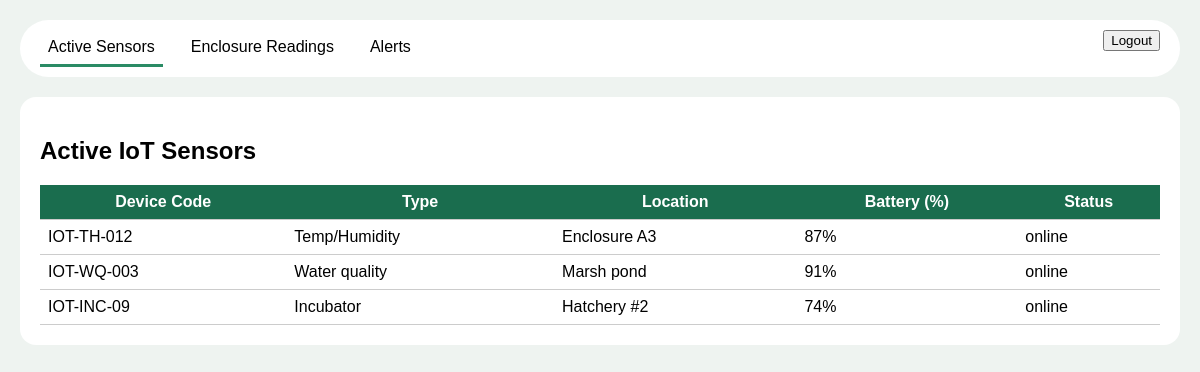
The app's page /backEnd/pages/iot_dashboard.php (signed in) with its own data.
### tables this page shows
CREATE TABLE `iot_devices` (
  `device_id`     int(11)     NOT NULL AUTO_INCREMENT,
  `device_code`   varchar(50) NOT NULL,
  `device_type`   enum('Temp/Humidity','Water quality','Incubator','Light','CO2','Other') NOT NULL,
  `location`      varchar(100) DEFAULT NULL,
  `battery_level` int(11)      DEFAULT NULL CHECK (`battery_level` BETWEEN 0 AND 100),
  `last_ping`     timestamp    NOT NULL DEFAULT current_timestamp() ON UPDATE current_timestamp(),
  `status`        enum('online','offline','low battery','maintenance') DEFAULT 'online',
  `installed_date` date        DEFAULT NULL,
  PRIMARY KEY (`device_id`),
  UNIQUE KEY `device_code` (`device_code`)
);

### backEnd/pages/iot_dashboard.php (the view, shortened to what this page needs)
<?php
require_once '../config/db.php';
$devices = $conn->query("SELECT device_code, device_type, location, battery_level, status FROM iot_devices");
?>
<!DOCTYPE html>
<html>
<head>
    <link rel="stylesheet" href="https://cdnjs.cloudflare.com/ajax/libs/font-awesome/6.0.0-beta3/css/all.min.css">
</head>
<body>
<div class="navbar">
    <div class="nav-links">
        <span class="nav-item active" data-table="sensors">Active Sensors</span>
        <span class="nav-item" data-table="enviro">Enclosure Readings</span>
        <span class="nav-item" data-table="alerts">Alerts</span>
    </div>
    <div><button onclick="window.location.href='../logout.php'">Logout</button></div>
</div>
<div id="sensors" class="table-wrapper active-table">
    <h2>Active IoT Sensors</h2>
    <table><thead><tr><th>Device Code</th><th>Type</th><th>Location</th><th>Battery (%)</th><th>Status</th></tr></thead><tbody>
    <?php while($row = $devices->fetch_assoc()): ?>
        <tr><td><?php echo $row['device_code']; ?></td><td><?php echo $row['device_type']; ?></td><td><?php echo $row['location']; ?></td><td><?php echo $row['battery_level']; ?>%</td><td><?php echo $row['status']; ?></td></tr>
    <?php endwhile; ?>
    </tbody></table>
</div>
</body>
</html>

### backEnd/pages/iot_dashboard.php (style rules this page uses)
body { background:#eef3f0;font-family:Arial;margin:0;padding:20px; }
.navbar { background:white;border-radius:60px;padding:10px 20px;display:flex;justify-content:space-between; }
.nav-links { display:flex;gap:20px; }
.nav-item { cursor:pointer;padding:8px; }
.nav-item.active { border-bottom:3px solid #2a8b65; }
.table-wrapper { display:none;background:white;padding:20px;margin-top:20px;border-radius:16px; }
.table-wrapper.active-table { display:block; }
table { width:100%;border-collapse:collapse; }
th,td { padding:8px;border-bottom:1px solid #ccc; }
th { background:#1a6d4e;color:white; }

### records on screen
iot_devices: device_code "IOT-TH-012", device_type "Temp/Humidity", location "Enclosure A3", battery_level "87", status "online"
iot_devices: device_code "IOT-WQ-003", device_type "Water quality", location "Marsh pond", battery_level "91", status "online"
iot_devices: device_code "IOT-INC-09", device_type "Incubator", location "Hatchery #2", battery_level "74", status "online"
